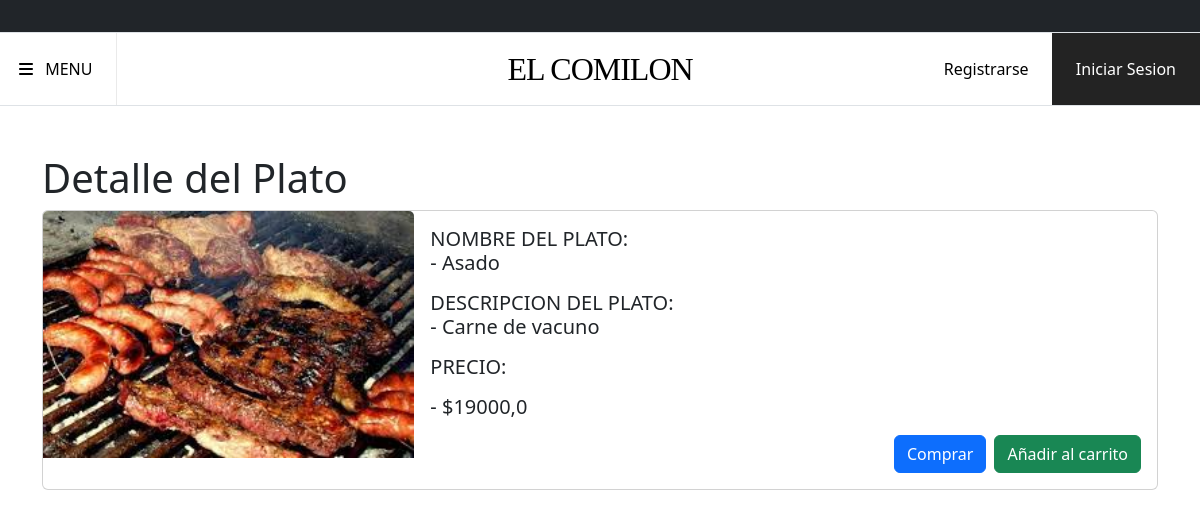
Page /detalle-producto/12 on the earlier database version.
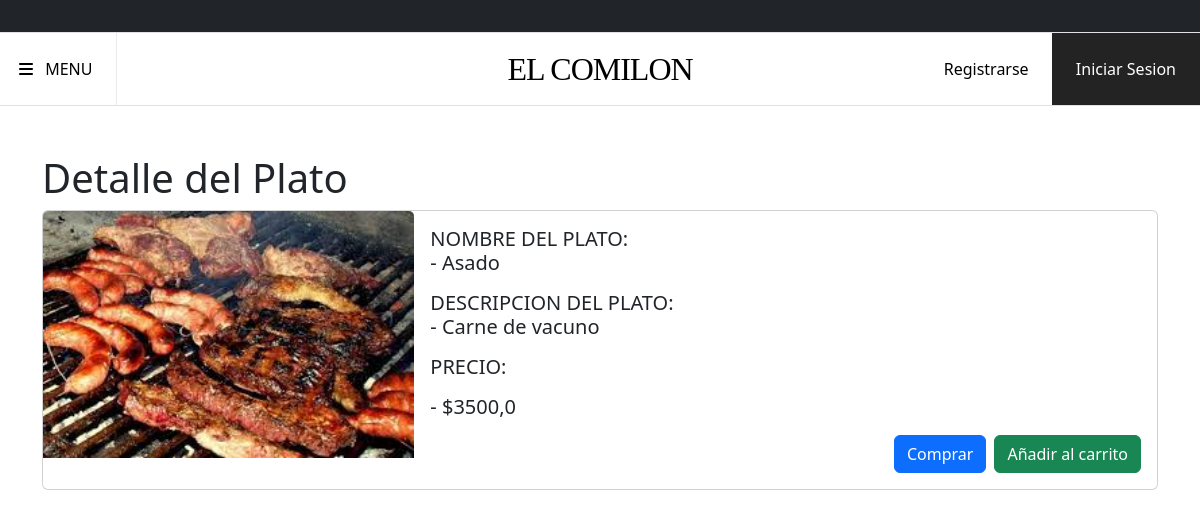
Same page on the later database version.
### core/models.py (models this page shows, shortened)
class Plato(models.Model):
    nombre = models.CharField(max_length=200)
    precio_venta = models.FloatField(validators=[MinValueValidator(1.0)])
    descripcion = models.TextField()
    categoria = models.CharField(choices=CATEGORIA_CHOISES, max_length=80)
    imagen_producto = models.ImageField(upload_to='imagenproducto')
    class Meta:
        verbose_name_plural = 'Platillo'

### core/views.py (the view)
# urls.py: path('detalle-producto/<int:pk>', views.VistaDetallePlato.as_view(), name='detalle-producto'),
class VistaDetallePlato(View):
    def get(self, request, pk):
        plato = Plato.objects.get(pk=pk)
        return render(request, 'core/detalle-producto.html', {'plato':plato})

### core/templates/core/detalle-producto.html (shortened to what this page needs)
{% extends 'core/base.html' %}
{% load static %}
{% block contenido %}
<div class="container mt-5">
  <h1>Detalle del Plato</h1>
  <div class="card">
    <div class="row g-0">
      <div class="col-md-4">
        <img src="{{plato.imagen_producto.url}}" alt="Foto del Plato" class="card-img-top plato-img">
      </div>
      <div class="col-md-8">
        <div class="card-body">
          <h5 class="card-title">NOMBRE DEL PLATO: <p>- {{plato.nombre}}</p></h5>
          <h5 class="card-title">DESCRIPCION DEL PLATO: <p>- {{plato.descripcion}}</p></h5>
          <h5 class="card-title">PRECIO: </p>- ${{plato.precio_venta}}</p></h5>
          <div class="d-flex justify-content-end">
            <button class="btn btn-primary me-2" type="button">Comprar</button>
            <button class="btn btn-success" type="button">Añadir al carrito</button>
          </div>
        </div>
      </div>
    </div>
  </div>
</div>
{% endblock contenido %}

Differences in the rows shown:
changed Plato "Asado": precio_venta "19000,0" → "3500,0"
